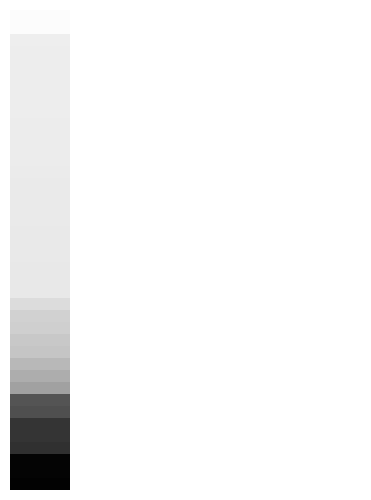

Notebook code cell kept with this figure:
### Code cell
reload(cvp)
reload(cba)

icc_results = cvp.compute_feature_icc(
    training_data=training_data_finite,        # or training_data_hu_log
    training_feature_labels=training_feature_labels,
    condition_order=exp_conditions,
    n_wells=96,
    n_fovs=n_fovs_2_analyze,
    dead_ids=dead_ids,
    n_permutations=500,                        # 0 to skip the permutation test
    n_split_half_repeats=100,
    icc_threshold=0.8,
)
'''
fig, ax, icc_df = cvp.plot_feature_icc_heatmap(
    icc_results,
    metric="icc_single",                       # ICC(1,1) — one FoV
    column="mean",                             # single column, averaged over conditions
    sort_features=True,
    exclude_features=[],   # or "moments_hu" for all "moments_hu-0", "moments_hu-1"
    figsize=(1, 12),
    cmap="apc:verde",
    vmin=0, vmax=1,
    icc_threshold=0.8,                         # outlines cells that fail the bar; None to drop it
    cbar=False,                                # default
    save=True,
    figtitle="feature_icc_single_column",
)
'''

fig, ax, icc_df, icc_pfig = cba.plot_feature_icc_heatmap(
    icc_results,
    metric="icc_single",
    column="mean",
    sort_features=True,
    exclude_features=[],
    figsize=(.05, 5),
    cmap="gray",
    vmin=0, 
    vmax=1,
    icc_threshold=0,
    cbar=False,
    save=True,
    figtitle="feature_icc_single_column_gray",
    backend="both",
    plotly_width=80,
    plotly_show_yticklabels=False,
    hover_fields=["feature", "value"],   # feature name + mean ICC only
    plotly_annot=False,                  # True = show mean ICC in each cell
)

#print("always usable :", len(icc_results["always"]))
#print("conditional   :", icc_results["conditional"])
#print("never usable  :", len(icc_results["never"]))
#icc_results["table"]

### Figure 1 — Plotly figure (JSON) as saved in the notebook; plotly's stock layout.template omitted (floating-point values rounded to 4 significant figures)
{"data": [{"colorbar": {"len": 1, "outlinewidth": 0, "thickness": 16, "tickfont": {"size": 10}}, "colorscale": [[0, "#000000"], [0.01587, "#040404"], [0.03175, "#080808"], [0.04762, "#0c0c0c"], [0.06349, "#101010"], [0.07937, "#141414"], [0.09524, "#181818"], [0.1111, "#1c1c1c"], [0.127, "#202020"], [0.1429, "#242424"], [0.1587, "#282828"], [0.1746, "#2c2c2c"], [0.1905, "#303030"], [0.2063, "#343434"], [0.2222, "#383838"], [0.2381, "#3c3c3c"], [0.254, "#414141"], [0.2698, "#454545"], [0.2857, "#494949"], [0.3016, "#4d4d4d"], [0.3175, "#515151"], [0.3333, "#555555"], [0.3492, "#595959"], [0.3651, "#5d5d5d"], [0.381, "#616161"], [0.3968, "#656565"], [0.4127, "#696969"], [0.4286, "#6d6d6d"], [0.4444, "#717171"], [0.4603, "#757575"], [0.4762, "#797979"], [0.4921, "#7d7d7d"], [0.5079, "#828282"], [0.5238, "#868686"], [0.5397, "#8a8a8a"], [0.5556, "#8e8e8e"], [0.5714, "#929292"], [0.5873, "#969696"], [0.6032, "#9a9a9a"], [0.619, "#9e9e9e"], [0.6349, "#a2a2a2"], [0.6508, "#a6a6a6"], [0.6667, "#aaaaaa"], [0.6825, "#aeaeae"], [0.6984, "#b2b2b2"], [0.7143, "#b6b6b6"], [0.7302, "#bababa"], [0.746, "#bebebe"], [0.7619, "#c3c3c3"], [0.7778, "#c7c7c7"], [0.7937, "#cbcbcb"], [0.8095, "#cfcfcf"], [0.8254, "#d3d3d3"], [0.8413, "#d7d7d7"], [0.8571, "#dbdbdb"], [0.873, "#dfdfdf"], [0.8889, "#e3e3e3"], [0.9048, "#e7e7e7"], [0.9206, "#ebebeb"], [0.9365, "#efefef"], [0.9524, "#f3f3f3"], [0.9683, "#f7f7f7"], [0.9841, "#fbfbfb"], [1, "#ffffff"]], "customdata": [[["count (bf)", 0.9886]], [["count (cy5)", 0.9869]], [["inertia_tensor_eigvals-1 (bf)", 0.9313]], [["solidity (bf)", 0.9295]], [["pixel_intensity (bf)", 0.9289]], [["eccentricity (bf)", 0.9287]], [["area (bf)", 0.9282]], [["inertia_tensor-1-1 (bf)", 0.9281]], [["axis_major_length (cy5)", 0.9267]], [["inertia_tensor_eigvals-0 (cy5)", 0.9264]], [["pixel_intensity (cy5)", 0.926]], [["area_convex (bf)", 0.9253]], [["perimeter (cy5)", 0.9232]], [["area_convex (cy5)", 0.9194]], [["area (cy5)", 0.9184]], [["axis_minor_length (bf)", 0.9175]], [["inertia_tensor-1-1 (cy5)", 0.916]], [["axis_major_length (bf)", 0.9149]], [["inertia_tensor-0-0 (cy5)", 0.9139]], [["perimeter (bf)", 0.913]], [["inertia_tensor_eigvals-0 (bf)", 0.9127]], [["inertia_tensor_eigvals-1 (cy5)", 0.9095]], [["inertia_tensor-0-0 (bf)", 0.9081]], [["axis_minor_length (cy5)", 0.9078]], [["solidity (cy5)", 0.8622]], [["moments_hu-0 (cy5)", 0.8191]], [["moments_hu-2 (cy5)", 0.8081]], [["moments_hu-1 (cy5)", 0.7812]], [["eccentricity (cy5)", 0.7683]], [["moments_hu-3 (cy5)", 0.724]], [["moments_hu-2 (bf)", 0.6778]], [["moments_hu-0 (bf)", 0.6302]], [["moments_hu-3 (bf)", 0.3294]], [["moments_hu-1 (bf)", 0.3111]], [["inertia_tensor-0-1 (bf)", 0.2068]], [["inertia_tensor-1-0 (bf)", 0.2068]], [["orientation (bf)", 0.1897]], [["inertia_tensor-1-0 (cy5)", 0.01455]], [["inertia_tensor-0-1 (cy5)", 0.01455]], [["orientation (cy5)", 0.009855]]], "hoverongaps": false, "hovertemplate": "Feature: %{customdata[0]}<br>Mean ICC(1,1): %{customdata[1]:.3f}<extra></extra>", "showscale": false, "type": "heatmap", "x": [0], "y": [0, 1, 2, 3, 4, 5, 6, 7, 8, 9, 10, 11, 12, 13, 14, 15, 16, 17, 18, 19, 20, 21, 22, 23, 24, 25, 26, 27, 28, 29, 30, 31, 32, 33, 34, 35, 36, 37, 38, 39], "z": [[0.9886], [0.9869], [0.9313], [0.9295], [0.9289], [0.9287], [0.9282], [0.9281], [0.9267], [0.9264], [0.926], [0.9253], [0.9232], [0.9194], [0.9184], [0.9175], [0.916], [0.9149], [0.9139], [0.913], [0.9127], [0.9095], [0.9081], [0.9078], [0.8622], [0.8191], [0.8081], [0.7812], [0.7683], [0.724], [0.6778], [0.6302], [0.3294], [0.3111], [0.2068], [0.2068], [0.1897], [0.01455], [0.01455], [0.009855]], "zmax": 1, "zmin": 0}], "layout": {"font": {"color": "#000000", "size": 10}, "height": 500, "hoverlabel": {"align": "left", "font": {"size": 11}}, "margin": {"b": 10, "l": 10, "r": 301, "t": 10}, "paper_bgcolor": "white", "plot_bgcolor": "white", "title": {}, "width": 371, "xaxis": {"automargin": true, "color": "#000000", "range": [-0.5, 0.5], "showgrid": false, "showline": false, "showticklabels": false, "tickangle": -45, "tickcolor": "#000000", "tickfont": {"size": 10}, "ticklen": 4, "tickmode": "array", "ticks": "", "ticktext": ["<span style='color:#000000'>mean</span>"], "tickvals": [0], "title": {"font": {"size": 10}}, "zeroline": false}, "yaxis": {"automargin": true, "color": "#000000", "range": [39.5, -0.5], "showgrid": false, "showline": false, "showticklabels": false, "tickangle": 0, "tickcolor": "#000000", "tickfont": {"size": 10}, "ticklen": 4, "tickmode": "array", "ticks": "", "ticktext": ["<span style='color:#000000'>count (bf)</span>", "<span style='color:#000000'>count (cy5)</span>", "<span style='color:#000000'>inertia_tensor_eigvals-1 (bf)</span>", "<span style='color:#000000'>solidity (bf)</span>", "<span style='color:#000000'>pixel_intensity (bf)</span>", "<span style='color:#000000'>eccentricity (bf)</span>", "<span style='color:#000000'>area (bf)</span>", "<span style='color:#000000'>inertia_tensor-1-1 (bf)</span>", "<span style='color:#000000'>axis_major_length (cy5)</span>", "<span style='color:#000000'>inertia_tensor_eigvals-0 (cy5)</span>", "<span style='color:#000000'>pixel_intensity (cy5)</span>", "<span style='color:#000000'>area_convex (bf)</span>", "<span style='color:#000000'>perimeter (cy5)</span>", "<span style='color:#000000'>area_convex (cy5)</span>", "<span style='color:#000000'>area (cy5)</span>", "<span style='color:#000000'>axis_minor_length (bf)</span>", "<span style='color:#000000'>inertia_tensor-1-1 (cy5)</span>", "<span style='color:#000000'>axis_major_length (bf)</span>", "<span style='color:#000000'>inertia_tensor-0-0 (cy5)</span>", "<span style='color:#000000'>perimeter (bf)</span>", "<span style='color:#000000'>inertia_tensor_eigvals-0 (bf)</span>", "<span style='color:#000000'>inertia_tensor_eigvals-1 (cy5)</span>", "<span style='color:#000000'>inertia_tensor-0-0 (bf)</span>", "<span style='color:#000000'>axis_minor_length (cy5)</span>", "<span style='color:#000000'>solidity (cy5)</span>", "<span style='color:#000000'>moments_hu-0 (cy5)</span>", "<span style='color:#000000'>moments_hu-2 (cy5)</span>", "<span style='color:#000000'>moments_hu-1 (cy5)</span>", "<span style='color:#000000'>eccentricity (cy5)</span>", "<span style='color:#000000'>moments_hu-3 (cy5)</span>", "<span style='color:#000000'>moments_hu-2 (bf)</span>", "<span style='color:#000000'>moments_hu-0 (bf)</span>", "<span style='color:#000000'>moments_hu-3 (bf)</span>", "<span style='color:#000000'>moments_hu-1 (bf)</span>", "<span style='color:#000000'>inertia_tensor-0-1 (bf)</span>", "<span style='color:#000000'>inertia_tensor-1-0 (bf)</span>", "<span style='color:#000000'>orientation (bf)</span>", "<span style='color:#000000'>inertia_tensor-1-0 (cy5)</span>", "<span style='color:#000000'>inertia_tensor-0-1 (cy5)</span>", "<span style='color:#000000'>orientation (cy5)</span>"], "tickvals": [0, 1, 2, 3, 4, 5, 6, 7, 8, 9, 10, 11, 12, 13, 14, 15, 16, 17, 18, 19, 20, 21, 22, 23, 24, 25, 26, 27, 28, 29, 30, 31, 32, 33, 34, 35, 36, 37, 38, 39], "title": {"font": {"size": 10}}, "zeroline": false}}}
